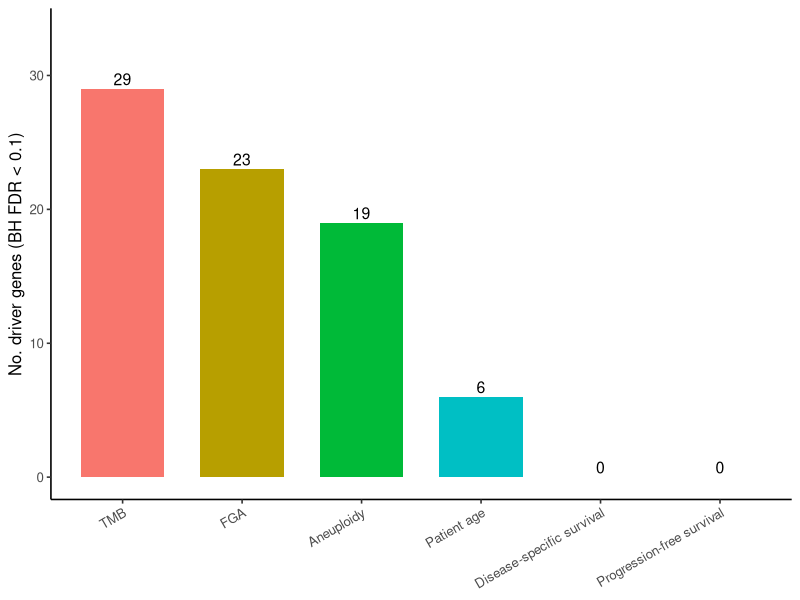

Generate this figure with R:
## ---- chunk 1
knitr::opts_chunk$set(echo = TRUE, message = FALSE, warning = FALSE)
## ---- chunk 2
library(ggplot2)
cl <- read.table("data/clinical_pertrait_pvalues.tsv",
                 header = TRUE, sep = "\t", stringsAsFactors = FALSE)
cl <- cl[!is.na(cl$dd.p), ]
cl$fdr <- ave(cl$dd.p, cl$trait, FUN = function(x) p.adjust(x, "BH"))
sig   <- cl[cl$fdr < 0.1, ]
n_bg  <- length(unique(cl$gene))
n_sig <- length(unique(sig$gene))
cat("Driver genes tested (background):", n_bg, "\n")
cat("Genes significant in >=1 trait (BH FDR < 0.1):", n_sig,
    sprintf("(%.1f%%)\n", 100 * n_sig / n_bg))
## ---- chunk 3
lab <- c(TMB.nonsynonymous = "TMB", Fraction.Genome.Altered = "FGA",
         Aneuploidy.Score = "Aneuploidy", Diagnosis.Age = "Patient age",
         Months.of.disease.specific.survival = "Disease-specific survival",
         Progress.Free.Survival.Months = "Progression-free survival")
cnt <- sapply(names(lab), function(tr) length(unique(sig$gene[sig$trait == tr])))
df  <- data.frame(trait = factor(unname(lab), levels = unname(lab[order(-cnt)])),
                  n = as.integer(cnt))
ggplot(df, aes(trait, n, fill = trait)) +
  geom_col(width = 0.7) +
  geom_text(aes(label = n), vjust = -0.3, size = 4) +
  labs(x = NULL, y = "No. driver genes (BH FDR < 0.1)") +
  ylim(0, max(cnt) * 1.15) +
  theme_classic(base_size = 12) +
  theme(legend.position = "none",
        axis.text.x = element_text(angle = 30, hjust = 1))
## ---- chunk 4
tmb_set  <- sort(unique(sig$gene[sig$trait == "TMB.nonsynonymous"]))
inst_set <- sort(unique(sig$gene[sig$trait %in%
                 c("Fraction.Genome.Altered", "Aneuploidy.Score")]))
cat("TMB-associated set (", length(tmb_set), "):\n", paste(tmb_set, collapse = " "), "\n\n")
cat("Genomic-instability set (", length(inst_set), "):\n", paste(inst_set, collapse = " "), "\n")
